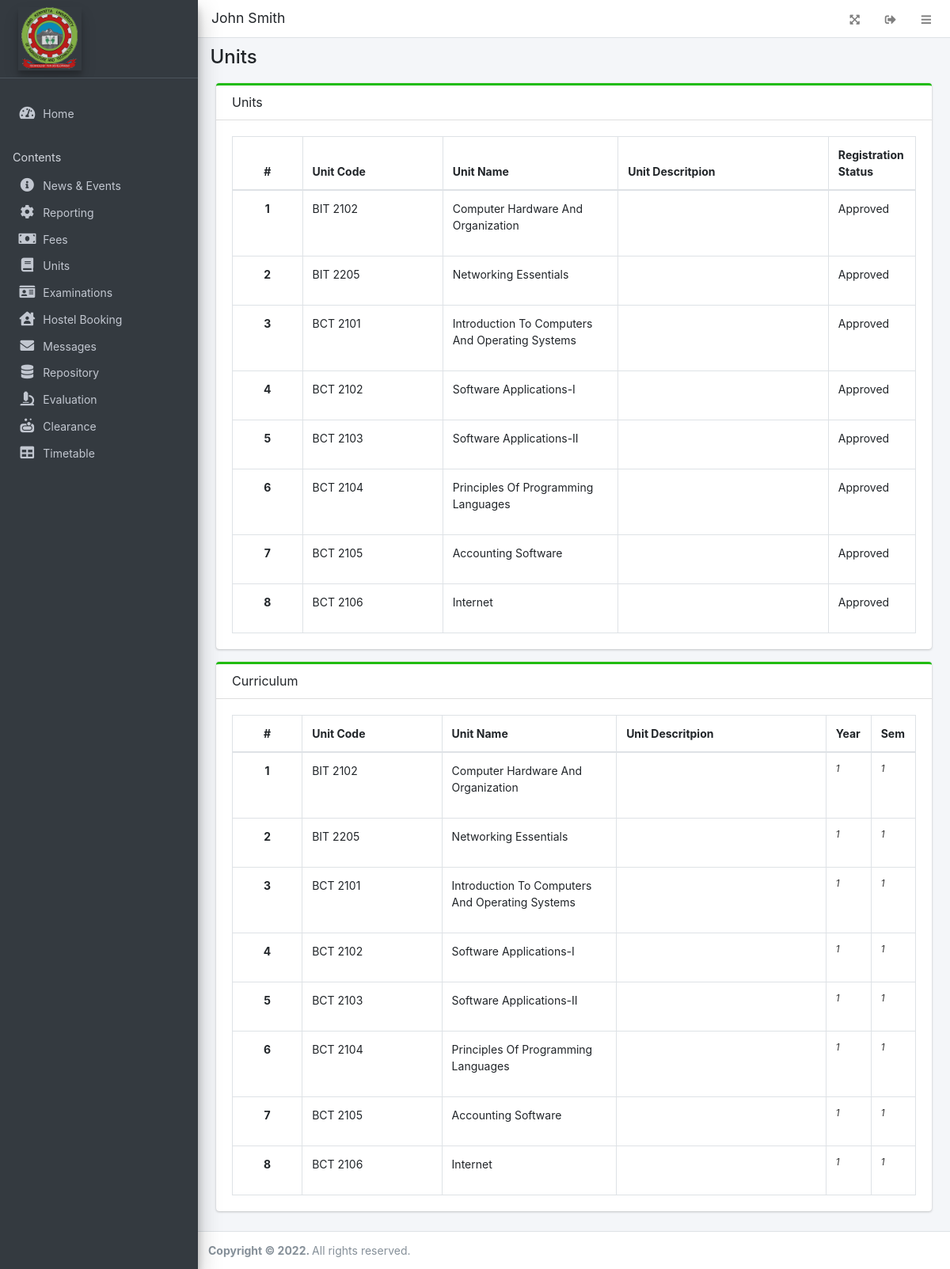
/student/?page=units (signed in), run on the app's committed database.
### tables this page shows
CREATE TABLE `tblUsers` (
  `id` int NOT NULL,
  `username` varchar(255) NOT NULL,
  `first_name` varchar(255) DEFAULT NULL,
  `last_name` varchar(255) DEFAULT NULL,
  `password` varchar(255) NOT NULL,
  `reg_no` varchar(255) DEFAULT NULL,
  `course_name` varchar(255) DEFAULT NULL,
  `academic_year` int DEFAULT NULL,
  `semester` int DEFAULT NULL,
  `created_at` timestamp NOT NULL DEFAULT CURRENT_TIMESTAMP
);

CREATE TABLE `tblUnits` (
  `id` int NOT NULL,
  `unit_code` varchar(255) DEFAULT NULL,
  `unit_name` varchar(255) DEFAULT NULL,
  `unit_description` varchar(255) DEFAULT NULL,
  `course_name` varchar(255) DEFAULT NULL,
  `year` int DEFAULT NULL,
  `semester` int DEFAULT NULL
);

### student/units/index.php (the view, shortened to what this page needs)
<div class="col-lg-12">
	<div class="card card-outline card-primary">
		<div class="card-header">
			<h5 class="card-title">Units</h5>
		</div>
		<div class="card-body">
            <table class="table tabe-hover table-bordered table-compact" id="list">
				<colgroup>
					<col width="10%">
					<col width="20%">
					<col width="25%">
					<col width="30%">
					<col width="10%">
				</colgroup>
				<thead>
					<tr>
						<th class="text-center">#</th>
						<th>Unit Code</th>
						<th>Unit Name</th>
						<th>Unit Descritpion</th>
						<th>Registration Status</th>
					</tr>
				</thead>
				<tbody>
					<?php
					$i = 1;
					$qry = $conn->query("SELECT * FROM tblUnits WHERE semester=$semester && year=$academic_year");
					while($row= $qry->fetch_assoc()):
						$row['unit_description'] = strip_tags(stripcslashes(html_entity_decode($row['unit_description'])));
					?>
					<tr>
						<th class="text-center"><?php echo $i++ ?></th>
						<td>
                            <?php echo ucwords($row['unit_code']) ?>
						</td>
						<td>
                            <p class=""><?php echo ucwords($row['unit_name']) ?></p>
                        </td>
						<td>
                        </td>
						<td>
							<p>Approved</p>
						</td>
					</tr>
				<?php endwhile; ?>
				</tbody>
			</table>
		</div>
	</div>
	<div class="card card-outline card-primary">
		<div class="card-header">
			<h5 class="card-title">Curriculum</h5>
		</div>
		<div class="card-body">
            <table class="table tabe-hover table-bordered table-compact" id="list">
				<colgroup>
					<col width="10%">
					<col width="20%">
					<col width="25%">
					<col width="30%">
					<col width="5%">
					<col width="5%">
				</colgroup>
				<thead>
					<tr>
						<th class="text-center">#</th>
						<th>Unit Code</th>
						<th>Unit Name</th>
						<th>Unit Descritpion</th>
						<th>Year</th>
						<th>Sem</th>
					</tr>
				</thead>
				<tbody>
					<?php
					$i = 1;
					$qry = $conn->query("SELECT * FROM tblUnits ");
					while($row= $qry->fetch_assoc()):
						$row['unit_description'] = strip_tags(stripcslashes(html_entity_decode($row['unit_description'])));
					?>
					<tr>
						<th class="text-center"><?php echo $i++ ?></th>
						<td>
                            <?php echo ucwords($row['unit_code']) ?>
						</td>
						<td>
                            <p class=""><?php echo ucwords($row['unit_name']) ?></p>
                        </td>
						<td>
                        </td>
						<td>
                            <small class="truncate"><?php echo $row['year'] ?></small>
                        </td>
						<td>
                            <small class="truncate"><?php echo $row['semester'] ?></small>
                        </td>
					</tr>
				<?php endwhile; ?>
				</tbody>
			</table>
		</div>
	</div>
</div>

### includes/topnavbar.php
<nav class="main-header navbar navbar-expand navbar-white navbar-light text-sm">
  <div style="font-size: 1.1rem; margin-left:9px;"><?php echo $fullname?></div>
  <ul class="navbar-nav ml-auto">
    <li class="nav-item">
      <a class="nav-link" data-widget="fullscreen" href="#" role="button">
      <i class="fas fa-expand-arrows-alt"></i>
      </a>
    </li>
    <li class="nav-item">
      <a class="nav-link"  href="javascript:void(0)" onclick="location.replace('<?php echo base_url.'logout.php' ?>')" role="button">
      <i class="fas fa-sign-out-alt"></i>
      </a>
    </li>
    <li class="nav-item">
      <a class="nav-link" data-widget="pushmenu" href="#" role="button"><i class="fas fa-bars"></i></a>
    </li>
  </ul>
</nav>

### data on the page
tblusers: fullname "John Smith"
tblunits: unit_code "BIT 2102", unit_name "Computer Hardware And Organization", year "1", semester "1"
tblunits: unit_code "BIT 2205", unit_name "Networking Essentials", year "1", semester "1"
tblunits: unit_code "BCT 2101", unit_name "Introduction To Computers And Operating Systems", year "1", semester "1"
tblunits: unit_code "BCT 2102", unit_name "Software Applications-I", year "1", semester "1"
tblunits: unit_code "BCT 2103", unit_name "Software Applications-II", year "1", semester "1"
tblunits: unit_code "BCT 2104", unit_name "Principles Of Programming Languages", year "1", semester "1"
tblunits: unit_code "BCT 2105", unit_name "Accounting Software", year "1", semester "1"
tblunits: unit_code "BCT 2106", unit_name "Internet", year "1", semester "1"

### other printed values
str_replace("_", " ",$page) "Units"
